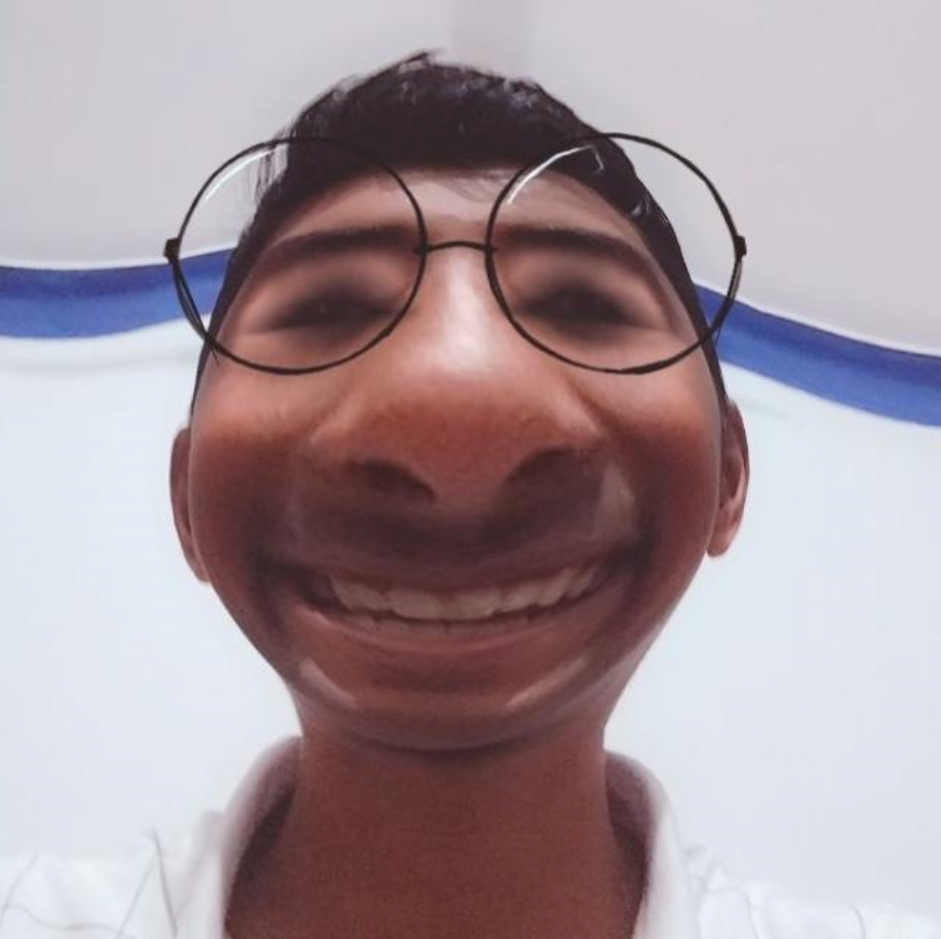
#> input picture Photos/img.png, 941 x 939 px, found by its file name
$ python 04-basicfns.py
#> lines starting #> are read from the running program, lines starting #| are printed output that depends on the picture; after the words box and inside, x2 and y2 are one past the last pixel; in counts of white or black regions, pixels touching at a corner belong together
import cv2 as cv

img = cv.imread("Photos\img.png")
#> img is the input picture: shape (939, 941, 3); mean B, G, R 156.2, 150.1, 165.8
# cv.imshow("image",img)

#cvtColor
grayImg = cv.cvtColor(img,cv.COLOR_BGR2GRAY)
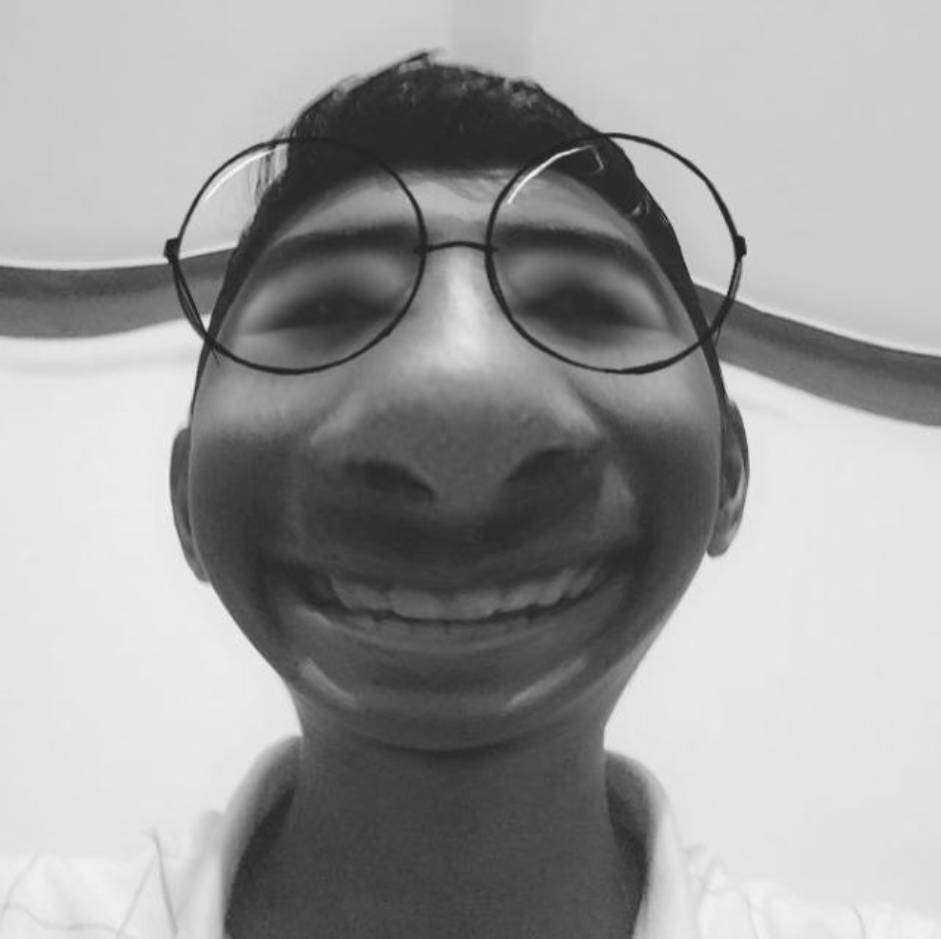
#> grayImg: shape (939, 941); min 24, max 247, mean 155.5
cv.imshow("Gray Image",grayImg)

# Gaussian blur
gaussian = cv.GaussianBlur(img,(7,7),0)
cv.imshow("Gaussian",gaussian)

#Edge ditection
edge = cv.Canny(gaussian,50,100)
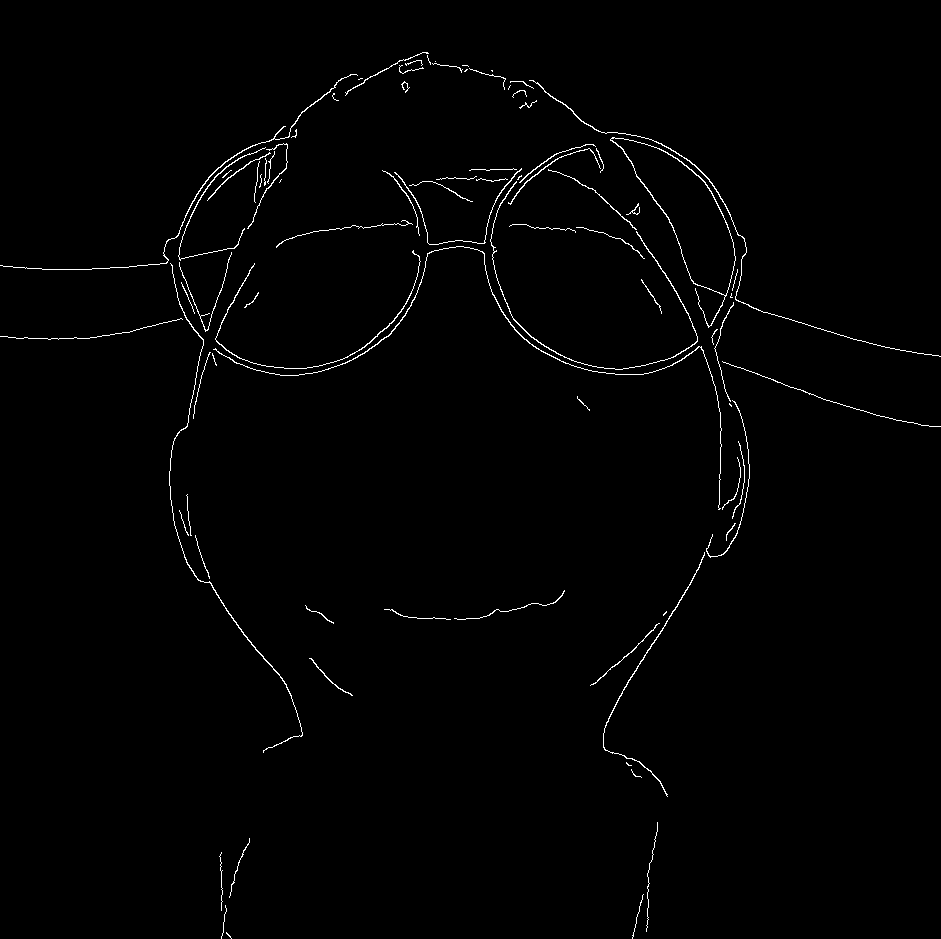
#> edge: shape (939, 941); 1.1% white in thin lines or dots
cv.imshow("Canny",edge)

#dilate
dilate = cv.dilate(edge,(3,3),iterations=5)
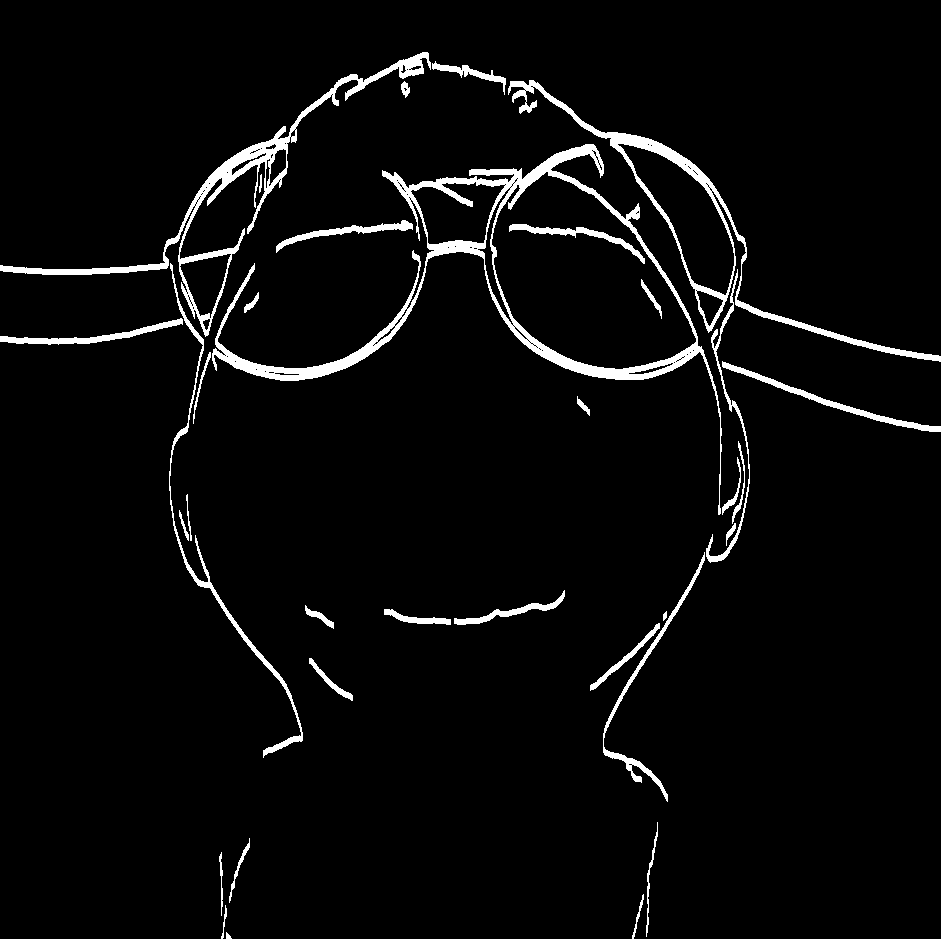
#> dilate: shape (939, 941); 4% white; 34 white regions, largest, box (x1, y1, x2, y2) and area: (212, 144, 722, 515) 11300, (0, 52, 431, 337) 6146, (508, 80, 941, 362) 5129
cv.imshow("dilated",dilate)

# erode
erode = cv.erode(dilate,(3,3),iterations=5)
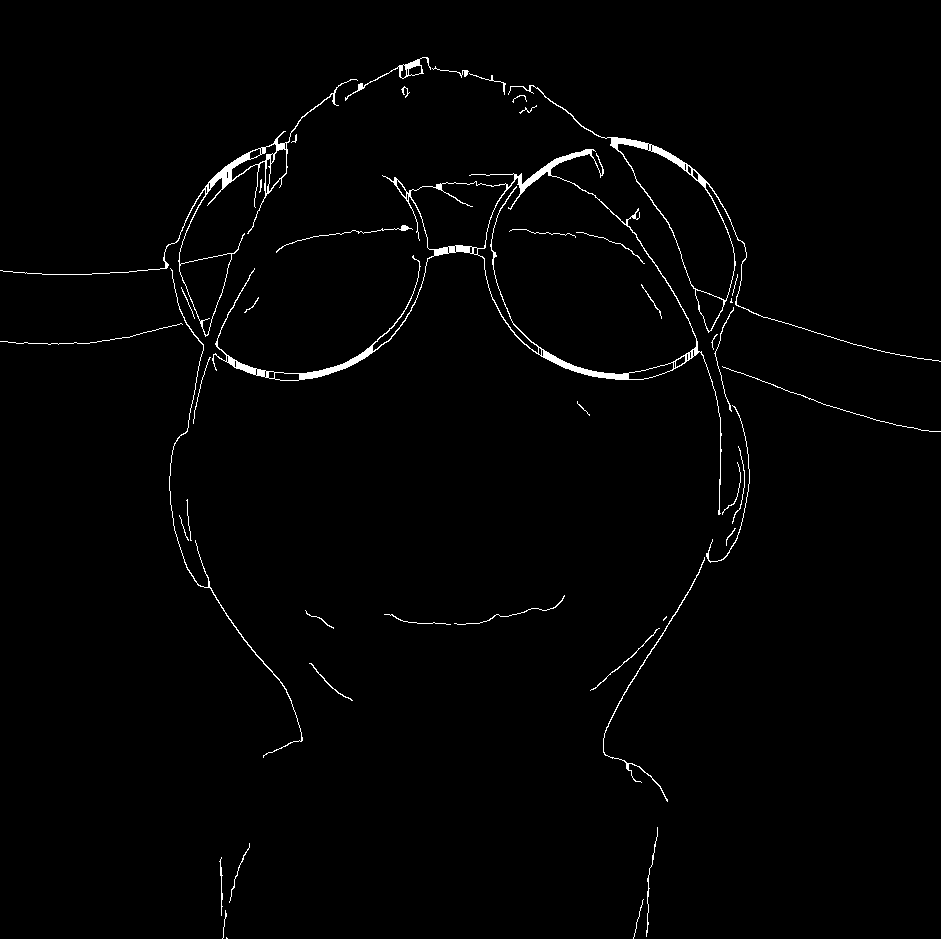
#> erode: shape (939, 941); 1.4% white; 45 white regions (4 under 20 px), largest, box (x1, y1, x2, y2) and area: (212, 149, 722, 515) 4545, (0, 79, 358, 337) 1860, (508, 85, 941, 362) 1699
cv.imshow("Erode",erode)

# Rezise
resize = cv.resize(img,(500,200),interpolation=cv.INTER_AREA)
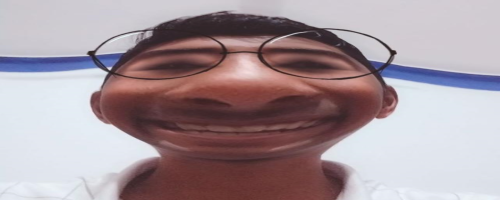
#> resize: shape (200, 500, 3); mean B, G, R 156.2, 150.1, 165.8
cv.imshow("resize",resize)

cropped = img[200:500,250:int(img.shape[1])]
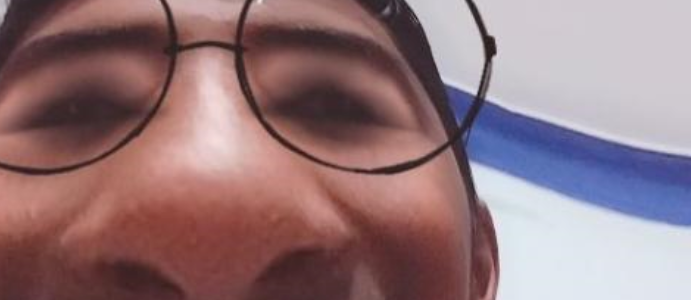
#> cropped: shape (300, 691, 3); mean B, G, R 123.3, 118.4, 146.9
cv.imshow("cropped",cropped)

cv.waitKey(0)

$ run again, with Photos/BC.png copied over Photos/img.png
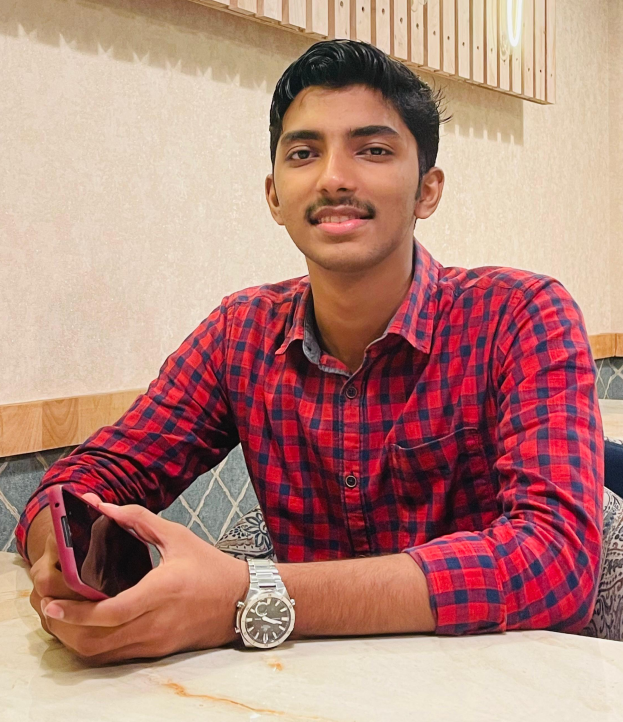
#> input picture Photos/BC.png, 1246 x 1444 px, found by its file name (shown at 1/2 size)
#> img is the input picture: shape (1444, 1246, 3); mean B, G, R 123.2, 132.9, 181
#> `edge = cv.Canny(gaussian,50,100)`:
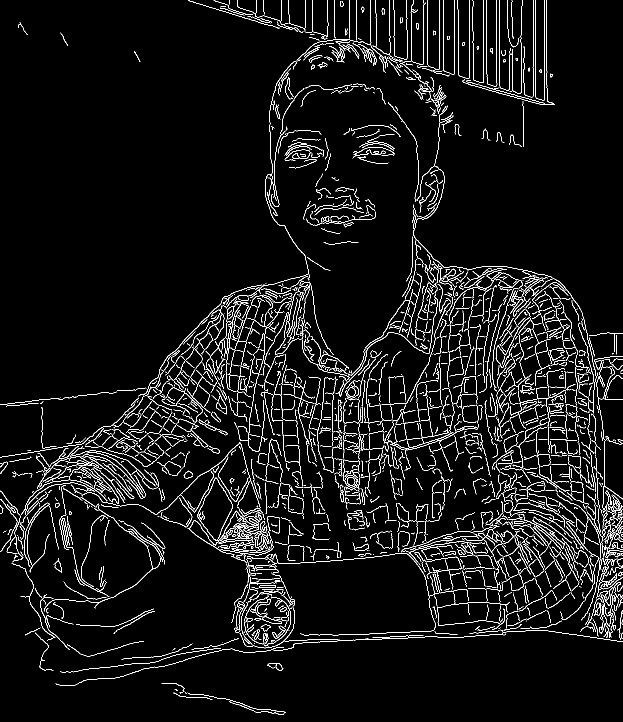
#> edge: shape (1444, 1246) (shown at 1/2 size); 5.2% white in thin lines or dots
#> dilate: shape (1444, 1246); 17.7% white; 258 white regions (17 under 20 px), largest, box (x1, y1, x2, y2) and area: (0, 0, 1246, 1377) 262508, (915, 0, 1110, 298) 5769, (702, 248, 801, 333) 3372
#> erode: shape (1444, 1246); 8.2% white; 445 white regions (176 under 20 px), largest, box (x1, y1, x2, y2) and area: (0, 0, 1246, 1377) 112689, (915, 0, 1110, 298) 4359, (376, 0, 611, 71) 1734
#> `cropped = img[200:500,250:int(img.shape[1])]`:
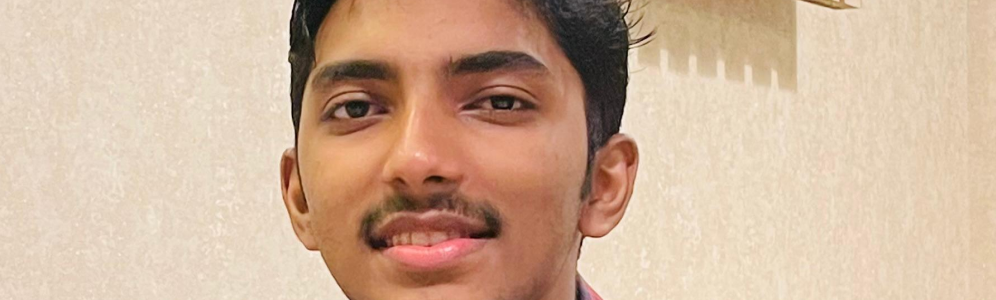
#> cropped: shape (300, 996, 3); mean B, G, R 154.6, 178.6, 208.3

$ run again, with Photos/download.jpg saved as Photos/img.png
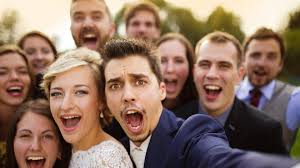
#> input picture Photos/download.jpg, 300 x 168 px, found by its file name
#> img is the input picture: shape (168, 300, 3); mean B, G, R 98.8, 114, 140.8
#> `edge = cv.Canny(gaussian,50,100)`:
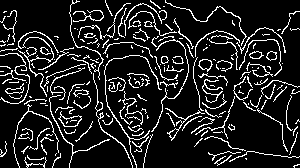
#> edge: shape (168, 300); 12.8% white in thin lines or dots
#> dilate: shape (168, 300); 45.4% white; 12 white regions (1 under 20 px), largest, box (x1, y1, x2, y2) and area: (0, 0, 300, 168) 21993, (127, 73, 150, 93) 331, (75, 121, 93, 147) 124
#> erode: shape (168, 300); 23% white; 26 white regions (16 under 20 px), largest, box (x1, y1, x2, y2) and area: (0, 0, 194, 168) 6636, (165, 0, 300, 168) 3964, (55, 86, 91, 139) 502
#> `resize = cv.resize(img,(500,200),interpolation=cv.INTER_AREA)`:
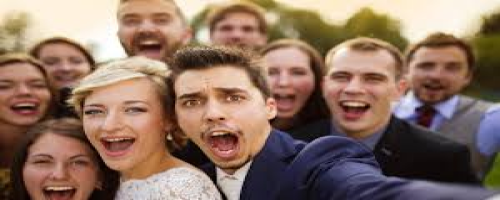
#> resize: shape (200, 500, 3); mean B, G, R 98.7, 113.9, 140.7
#> cropped = empty array
